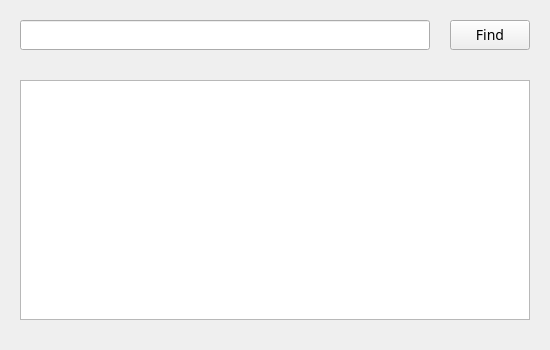
<?xml version="1.0" encoding="UTF-8"?>
<ui version="4.0">
 <class>Dictionary</class>
 <widget class="QWidget" name="Dictionary">
  <property name="geometry">
   <rect>
    <x>0</x>
    <y>0</y>
    <width>550</width>
    <height>350</height>
   </rect>
  </property>
  <property name="windowTitle">
   <string>Dictionary</string>
  </property>
  <widget class="QLineEdit" name="lineEdit">
   <property name="geometry">
    <rect>
     <x>20</x>
     <y>20</y>
     <width>410</width>
     <height>30</height>
    </rect>
   </property>
   <property name="font">
    <font>
     <family>Trebuchet MS</family>
     <pointsize>-1</pointsize>
    </font>
   </property>
   <property name="mouseTracking">
    <bool>false</bool>
   </property>
   <property name="styleSheet">
    <string notr="true">font-size: 14px;</string>
   </property>
  </widget>
  <widget class="QPushButton" name="pushButton">
   <property name="geometry">
    <rect>
     <x>450</x>
     <y>20</y>
     <width>80</width>
     <height>30</height>
    </rect>
   </property>
   <property name="font">
    <font>
     <family>Trebuchet MS</family>
     <pointsize>-1</pointsize>
     <weight>50</weight>
     <italic>false</italic>
     <bold>false</bold>
     <underline>false</underline>
     <strikeout>false</strikeout>
     <stylestrategy>PreferAntialias</stylestrategy>
     <kerning>true</kerning>
    </font>
   </property>
   <property name="cursor">
    <cursorShape>PointingHandCursor</cursorShape>
   </property>
   <property name="mouseTracking">
    <bool>false</bool>
   </property>
   <property name="focusPolicy">
    <enum>Qt::ClickFocus</enum>
   </property>
   <property name="styleSheet">
    <string notr="true">font-size: 14px;</string>
   </property>
   <property name="text">
    <string>Find</string>
   </property>
  </widget>
  <widget class="QTextBrowser" name="textBrowser">
   <property name="geometry">
    <rect>
     <x>20</x>
     <y>80</y>
     <width>510</width>
     <height>240</height>
    </rect>
   </property>
   <property name="font">
    <font>
     <family>Trebuchet MS</family>
     <pointsize>-1</pointsize>
    </font>
   </property>
   <property name="cursor" stdset="0">
    <cursorShape>IBeamCursor</cursorShape>
   </property>
   <property name="styleSheet">
    <string notr="true">font-size: 14px;</string>
   </property>
  </widget>
 </widget>
 <resources/>
 <connections/>
</ui>
